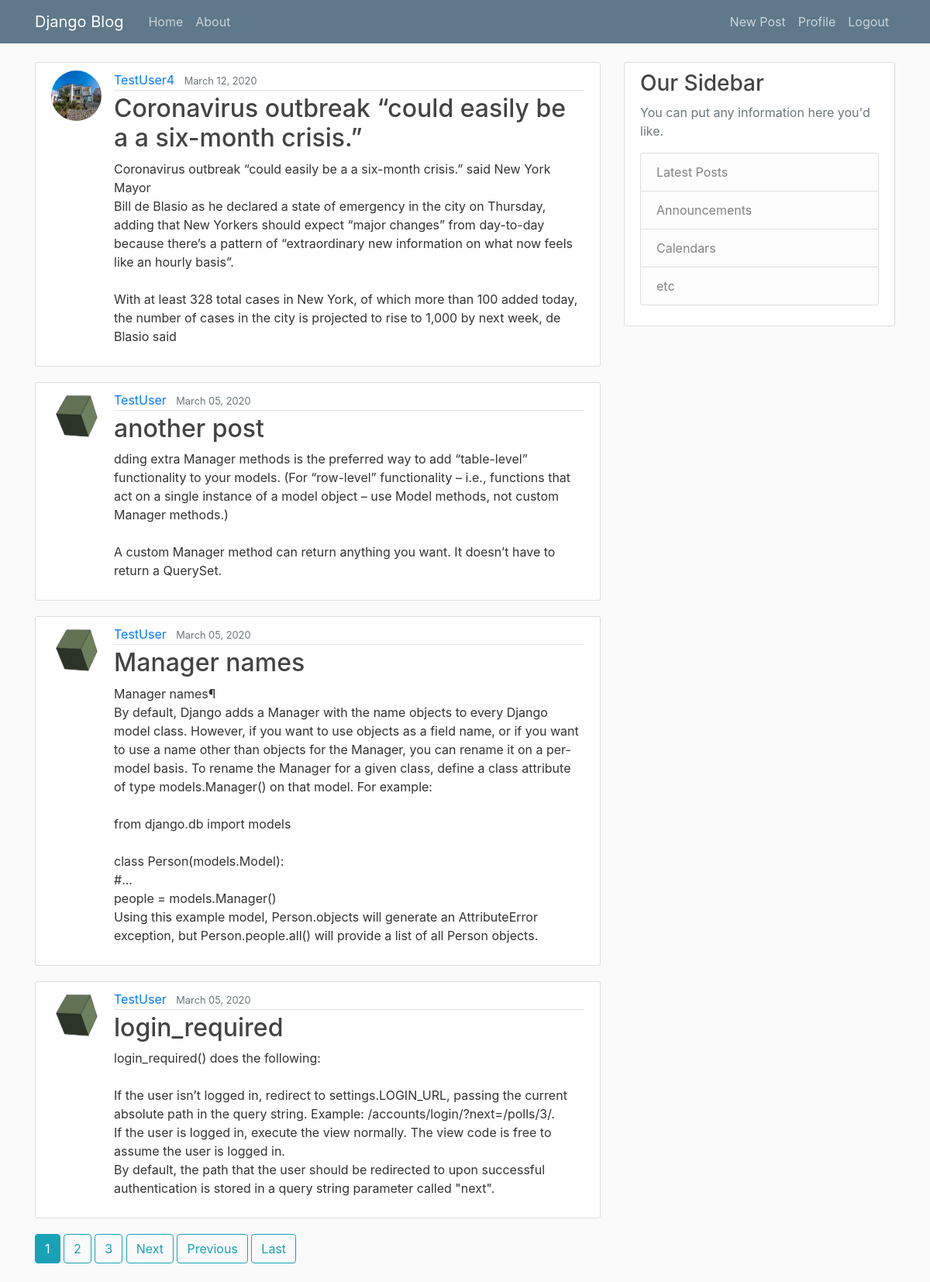
Page / (signed in) on the committed database.
### blog/models.py (models this page shows, shortened)
class Post(models.Model):
    title = models.CharField(max_length=100)
    content = models.TextField()
    date_posted = models.DateTimeField(default=timezone.now)
    author = models.ForeignKey(User, on_delete=models.CASCADE)

### users/models.py (models this page shows, shortened)
class Profile(models.Model):
    user = models.OneToOneField(User, on_delete=models.CASCADE)
    image = models.ImageField(default='profile_pics/default.png', upload_to='profile_pics')

### blog/views.py (the view)
# urls.py: path('', PostListView.as_view(), name='blog-home'),
class PostListView(ListView):
    model = Post
    template_name = 'blog/home.html'
    context_object_name = 'posts'
    ordering = ['-date_posted']
    paginate_by = 4

### blog/templates/blog/home.html (shortened to what this page needs)
{% extends "blog/base.html" %}
{% block content %}
	{% for post in posts %}
		<article class="media content-section">
			<img class="rounded-circle article-img" src="{{ post.author.profile.image.url }}">
		  <div class="media-body">
		    <div class="article-metadata">
		      <a class="mr-2" href="{% url 'user-posts' post.author.username %}">{{ post.author }}</a>
		      <small class="text-muted">{{ post.date_posted|date:"F d, Y" }}</small>
		    </div>
		    <h2><a class="article-title" href="{% url 'post-detail' post.id %}">{{ post.title }}</a></h2>
		    <p class="article-content">{{ post.content }}</p>
		  </div>
		</article>
	{% endfor %}
	{% if is_paginated %}
		{% for num in page_obj.paginator.page_range %}
			{% if page_obj.number == num %}
				<a class="btn btn-info mb-4" href="?page={{ num }}">{{ num }}</a>
			{% elif num > page_obj.number|add:'-3' and num < page_obj.number|add:'3' %}
				<a class="btn btn-outline-info mb-4" href="?page={{ num }}">{{ num }}</a>
			{% endif %}
		{% endfor %}
		{% if page_obj.has_next %}
			<a class="btn btn-outline-info mb-4" href="?page={{ page_obj.next_page_number }}">Next</a>
			<a class="btn btn-outline-info mb-4" href="?page={{ page_obj.previous_page_numbers }}">Previous</a>
			<a class="btn btn-outline-info mb-4" href="?page={{ page_obj.paginator.num_pages }}">Last</a>
		{% endif %}
	{% endif %}
{% endblock content %}

### blog/static/blog/main.css (style rules this page uses)
body { background: #fafafa; color: #333333; margin-top: 5rem; }
h1, h2, h3, h4, h5, h6 { color: #444444; }
.content-section { background: #ffffff; padding: 10px 20px; border: 1px solid #dddddd; border-radius: 3px; margin-bottom: 20px; }
.article-title { color: #444444; }
.article-content { white-space: pre-line; }
.article-img { height: 65px; width: 65px; margin-right: 16px; }
.article-metadata { padding-bottom: 1px; margin-bottom: 4px; border-bottom: 1px solid #e3e3e3 }

### rows in the picture
Post: author.profile.image (picture), author "TestUser4", date_posted "March 12, 2020", title "Coronavirus outbreak “could easily be a a six-month crisis.”", content "Coronavirus outbreak “could easily be a a six-month crisis.” said New York Mayor Bill de Blasio as he declared a state of emergency in the city on Thursday, adding that New Yorkers should expect “major changes” from day-to-day because there’s a pattern of “extraordinary new information on what now feels like an hourly basis”. With at least 328 total cases in New York, of which more than 100 added today, the number of cases in the city is projected to rise to 1,000 by next week, de Blasio said"
Post: author.profile.image (placeholder picture), author "TestUser", date_posted "March 05, 2020", title "another post", content "dding extra Manager methods is the preferred way to add “table-level” functionality to your models. (For “row-level” functionality – i.e., functions that act on a single instance of a model object – use Model methods, not custom Manager methods.) A custom Manager method can return anything you want. It doesn’t have to return a QuerySet."
Post: author.profile.image (placeholder picture), author "TestUser", date_posted "March 05, 2020", title "Manager names", content "Manager names¶ By default, Django adds a Manager with the name objects to every Django model class. However, if you want to use objects as a field name, or if you want to use a name other than objects for the Manager, you can rename it on a per-model basis. To rename the Manager for a given class, define a class attribute of type models.Manager() on that model. For example: from django.db import models class Person(models.Model): #... people = models.Manager() Using this example model, Person.objects will generate an AttributeError exception, but Person.people.all() will provide a list of all Person objects."
Post: author.profile.image (placeholder picture), author "TestUser", date_posted "March 05, 2020", title "login_required", content "login_required() does the following: If the user isn’t logged in, redirect to settings.LOGIN_URL, passing the current absolute path in the query string. Example: /accounts/login/?next=/polls/3/. If the user is logged in, execute the view normally. The view code is free to assume the user is logged in. By default, the path that the user should be redirected to upon successful authentication is stored in a query string parameter called \"next\"."

### other values in the picture
{{ num }} "1"
{{ num }} "2" "3"
